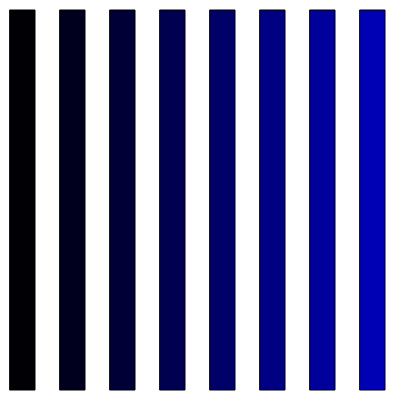
Frame 1 (no input)
Frame 2 (the mouse pressed at the canvas centre, redrawn once): blank canvas, image omitted

The p5.js sketch that drew this single still picture (run headless with seeded random() and noise() and a simulated clock; the mouse was pressed at the canvas centre and the sketch redrawn once):

// p5.js sketch
// ── sketch.js
let xpos = 10;

function setup() {
	createCanvas(400, 400);
	noLoop();
}

function draw() {
	background(255);

	while (xpos < 400) {
		fill(0,0,xpos/2);
		rect(xpos, 10, 25, 380);
		xpos = xpos + 50;
	}
}
